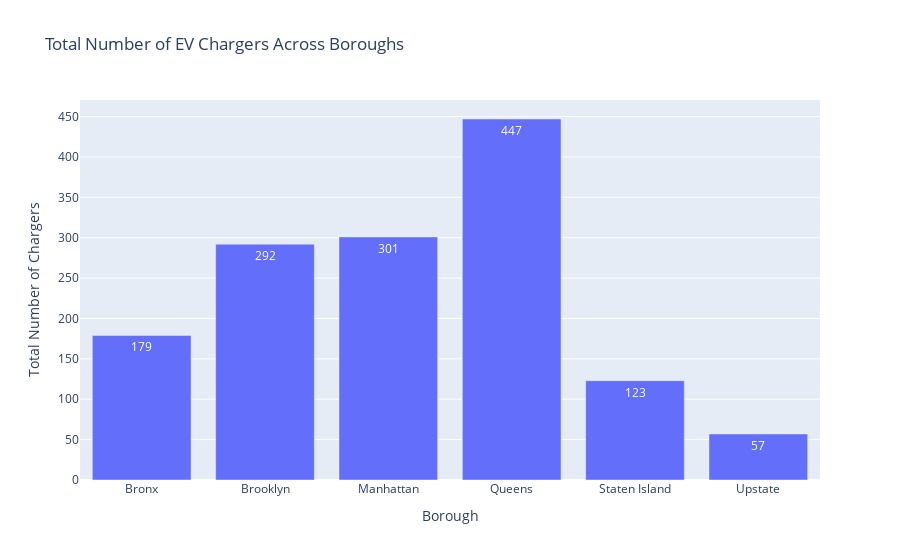

Notebook code cell kept with this figure:
### Markdown cell above
To visualize the number of chargers in each borough, categorized by charger type and not, we are going to create two bar charts.

### Code cell
# Create a bar chart displaying the number of chargers in each borough
fig_total = px.bar(
    total_chargers_by_borough,
    x='BOROUGH',
    y='TOTAL_CHARGERS',
    title='Total Number of EV Chargers Across Boroughs',
    labels={'TOTAL_CHARGERS': 'Total Chargers', 'BOROUGH': 'NYC Borough'},
    text='TOTAL_CHARGERS'
)

# Customize the chart layout for better readability
fig_total.update_layout(
    xaxis_title='Borough',
    yaxis_title='Total Number of Chargers',
    uniformtext_minsize=10,
    uniformtext_mode='hide'
)

fig_total.show()

### Figure 1 — Plotly figure (JSON) as saved in the notebook; plotly's stock layout.template omitted (floating-point values rounded to 4 significant figures)
{"data": [{"alignmentgroup": "True", "hovertemplate": "NYC Borough=%{x}<br>Total Chargers=%{text}<extra></extra>", "legendgroup": "", "marker": {"color": "#636efa", "pattern": {"shape": ""}}, "name": "", "offsetgroup": "", "orientation": "v", "showlegend": false, "text": [179, 292, 301, 447, 123, 57], "textposition": "auto", "type": "bar", "x": ["Bronx", "Brooklyn", "Manhattan", "Queens", "Staten Island", "Upstate"], "xaxis": "x", "y": [179, 292, 301, 447, 123, 57], "yaxis": "y"}], "layout": {"barmode": "relative", "legend": {"tracegroupgap": 0}, "title": {"text": "Total Number of EV Chargers Across Boroughs"}, "uniformtext": {"minsize": 10, "mode": "hide"}, "xaxis": {"anchor": "y", "domain": [0, 1], "title": {"text": "Borough"}}, "yaxis": {"anchor": "x", "domain": [0, 1], "title": {"text": "Total Number of Chargers"}}}}
